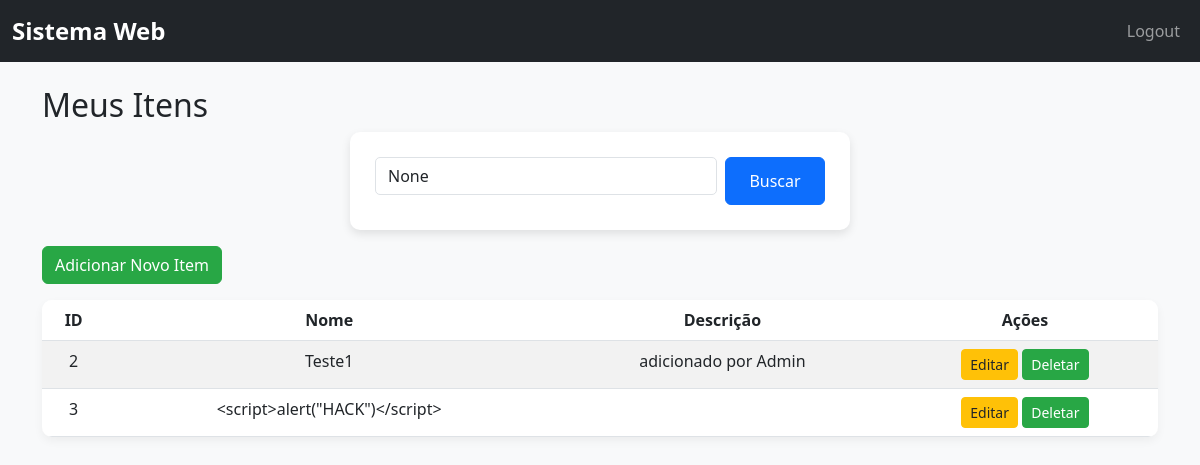
The app's page / (signed in) with its own data.
### app.py (models this page shows)
class Item(db.Model):
    id = db.Column(db.Integer, primary_key=True)
    name = db.Column(db.String(100), nullable=False)
    description = db.Column(db.String(200), nullable=True)
    user_id = db.Column(db.Integer, db.ForeignKey('user.id'))

### app.py (the view)
@app.route('/')
@login_required
def index():
    search = request.args.get('search')
    if search:
        items = Item.query.filter(Item.user_id==current_user.id, Item.name.contains(search)).all()
    else:
        items = Item.query.filter_by(user_id=current_user.id).all()
    return render_template('index.html', items=items)

### app.py (called while the page is built)
@login_manager.user_loader
def load_user(user_id):
    return User.query.get(int(user_id))

### templates/index.html (shortened to what this page needs)
{% extends "base.html" %}
{% block content %}
<h2>Meus Itens</h2>
<form method="get" class="d-flex mb-3">
  <input type="text" class="form-control me-2" name="search" placeholder="Pesquisar..." value="{{ request.args.get('search') }}">
  <button type="submit" class="btn btn-primary">Buscar</button>
</form>
<a href="{{ url_for('add_item') }}" class="btn btn-success mb-3">Adicionar Novo Item</a>
<table class="table table-striped">
  <thead>
    <tr>
      <th>ID</th>
      <th>Nome</th>
      <th>Descrição</th>
      <th>Ações</th>
    </tr>
  </thead>
  <tbody>
    {% for item in items %}
    <tr>
      <td>{{ item.id }}</td>
      <td>{{ item.name }}</td>
      <td>{{ item.description }}</td>
      <td>
        <a href="{{ url_for('edit_item', id=item.id) }}" class="btn btn-warning btn-sm">Editar</a>
        <a href="{{ url_for('delete_item', id=item.id) }}" class="btn btn-danger btn-sm" onclick="return confirm('Tem certeza?');">Deletar</a>
      </td>
    </tr>
    {% else %}
    <tr>
      <td colspan="4" class="text-center">Nenhum item encontrado.</td>
    </tr>
    {% endfor %}
  </tbody>
</table>
{% endblock %}

### static/css/style.css (style rules this page uses)
body { font-family: 'Segoe UI', Tahoma, Geneva, Verdana, sans-serif; background-color: #f8f9fa; color: #212529; padding-bottom: 50px; }
form { max-width: 500px; margin: auto; background: #ffffff; padding: 25px; border-radius: 10px; box-shadow: 0 4px 10px rgba(0,0,0,0.1); }
input[type="text"], input[type="password"] { border-radius: 5px; }
button { min-width: 100px; }
table { background-color: #ffffff; border-radius: 10px; overflow: hidden; box-shadow: 0 4px 10px rgba(0,0,0,0.05); }
th { background-color: #0d6efd; color: #fff; }
td, th { padding: 12px 15px; text-align: center; }
table tr:nth-child(even) { background-color: #f2f2f2; }
.btn-success { background-color: #28a745; border-color: #28a745; }
.btn-primary { background-color: #0d6efd; border-color: #0d6efd; }
.btn-warning { background-color: #ffc107; border-color: #ffc107; color: #212529; }
.btn-danger { background-color: #28a745; border-color: #28a745; }
input.form-control { margin-bottom: 10px; }

### records on screen
Item: id "2", name "Teste1", description "adicionado por Admin"
Item: id "3", name "<script>alert(\"HACK\")</script>"
